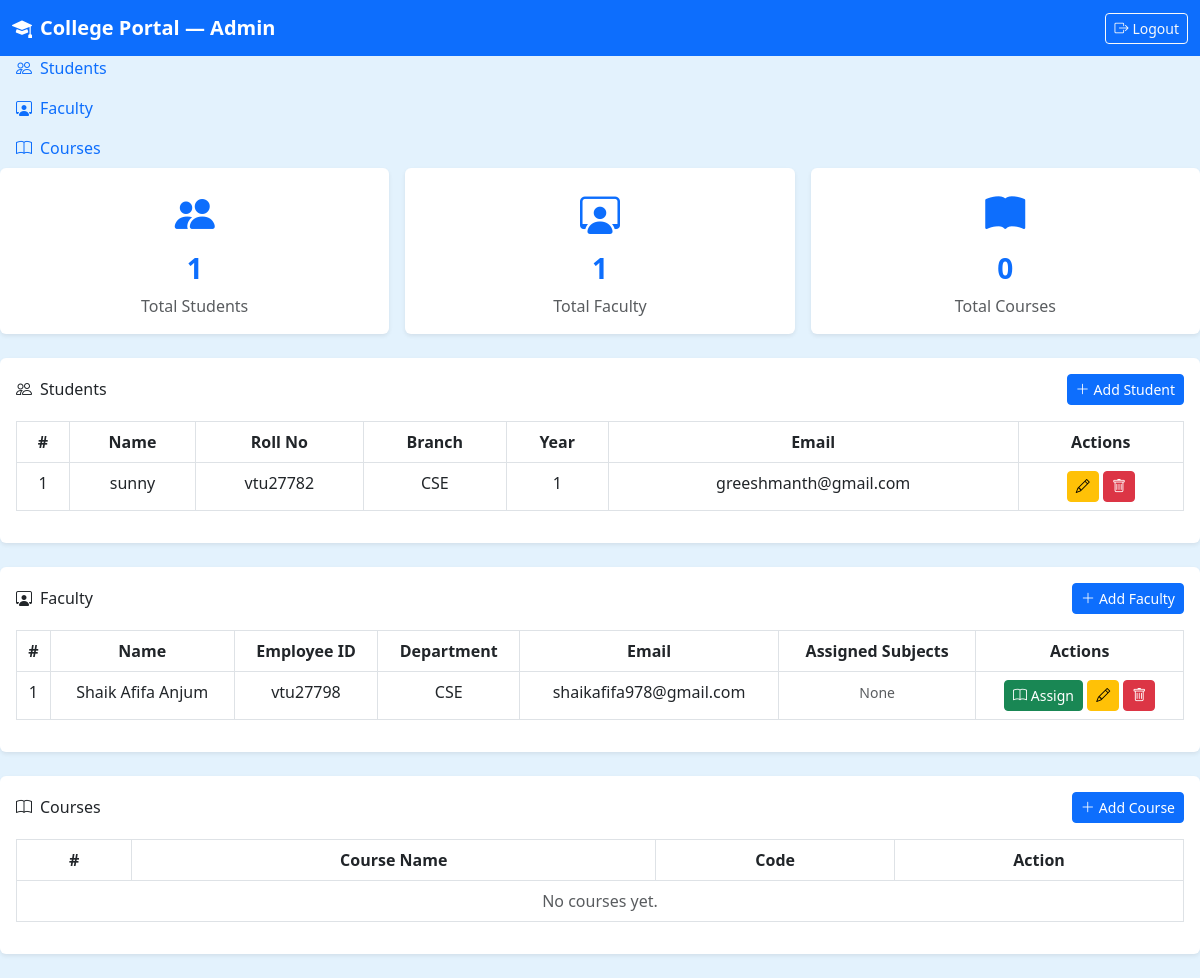
/admin-panel/ (signed in), run on an earlier commit of the app's database.
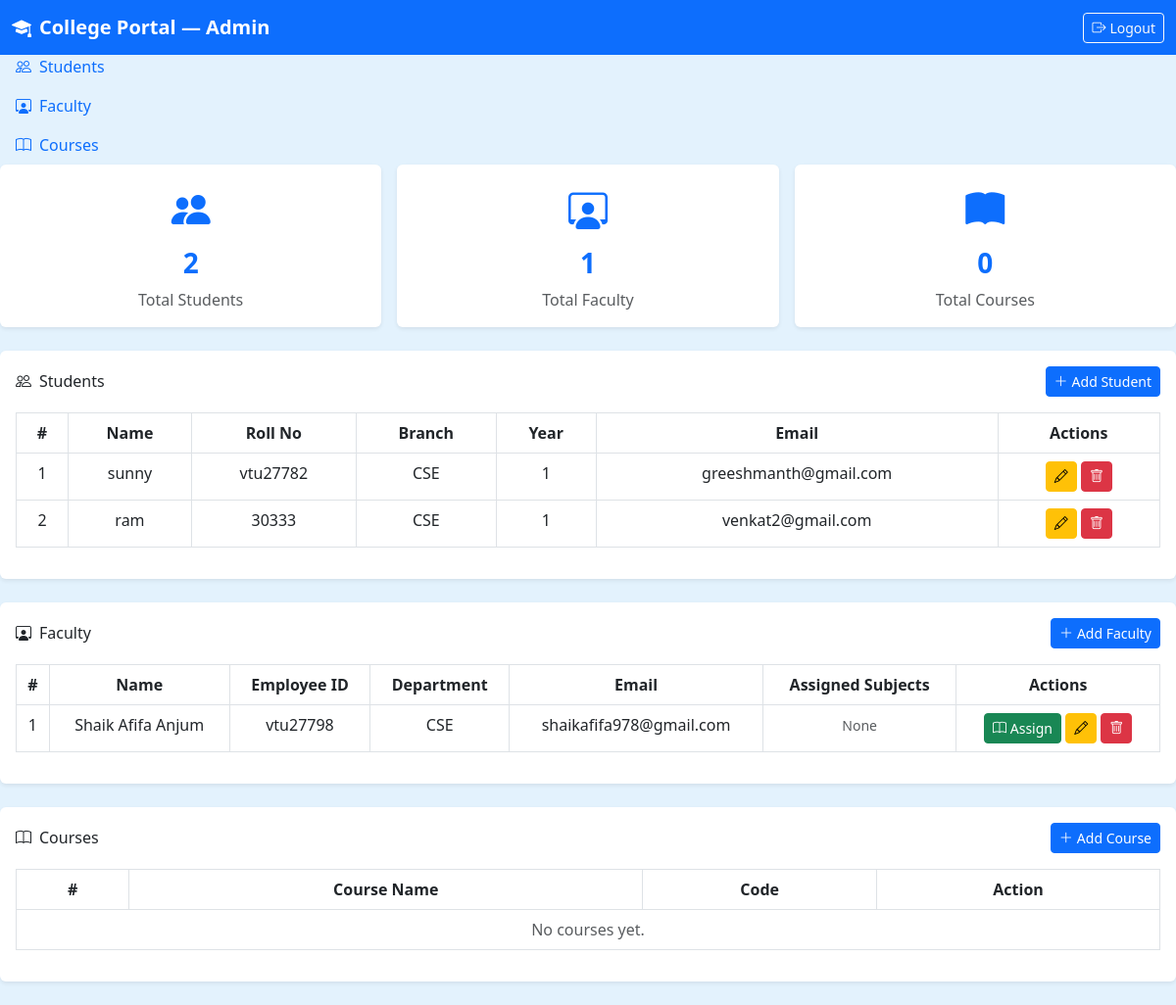
And on a later commit of the database.
### portal/models.py (models this page shows, shortened)
class Student(models.Model):
    user        = models.OneToOneField(User, on_delete=models.CASCADE)
    name        = models.CharField(max_length=100)
    roll_number = models.CharField(max_length=20, unique=True)
    branch      = models.CharField(max_length=20)
    year        = models.IntegerField()
    semester    = models.IntegerField(default=1)
    dob         = models.DateField()
    email       = models.EmailField()
    phone       = models.CharField(max_length=10)
    photo       = models.ImageField(upload_to='student_photos/', blank=True, null=True)

class Faculty(models.Model):
    user        = models.OneToOneField(User, on_delete=models.CASCADE)
    name        = models.CharField(max_length=100)
    employee_id = models.CharField(max_length=20, unique=True)
    department  = models.CharField(max_length=20)
    email       = models.EmailField()
    phone       = models.CharField(max_length=10)
    class Meta:
        verbose_name_plural = "Faculty"

### portal/views.py (the view)
# urls.py: path('admin-panel/',                          views.admin_dashboard,  name='admin_dashboard'),
@login_required(login_url='login')
def admin_dashboard(request):
    if not request.user.is_staff:
        return redirect('login')
    return render(request, 'portal/admin_dashboard.html', {
        'students':       Student.objects.all(),
        'faculty_list':   Faculty.objects.all(),
        'courses':        Course.objects.all(),
        'total_students': Student.objects.count(),
        'total_faculty':  Faculty.objects.count(),
        'total_courses':  Course.objects.count(),
    })

### portal/templates/portal/admin_dashboard.html (shortened to what this page needs)
{% load static %}
<!doctype html>
<html lang="en">
  <head>
    <link
      href="https://cdn.jsdelivr.net/npm/bootstrap@5.3.0/dist/css/bootstrap.min.css"
      rel="stylesheet"
    />
    <link
      href="https://cdn.jsdelivr.net/npm/bootstrap-icons@1.10.5/font/bootstrap-icons.css"
      rel="stylesheet"
    />
    <link rel="stylesheet" href="{% static 'portal/css/style.css' %}" />
  </head>
  <body>
    <nav class="navbar navbar-dark bg-primary fixed-top">
      <div class="container-fluid">
        <span class="navbar-brand fw-bold"
          ><i class="bi bi-mortarboard-fill me-2"></i>College Portal —
          Admin</span
        >
        <a href="{% url 'logout' %}" class="btn btn-outline-light btn-sm">
          <i class="bi bi-box-arrow-right me-1"></i>Logout
        </a>
      </div>
    </nav>
    <div class="sidebar d-none d-md-block">
      <ul class="nav flex-column mt-2">
        <li class="nav-item">
          <a class="nav-link active" href="#stats"
            >Overview</a
          >
        </li>
        <li class="nav-item">
          <a class="nav-link" href="#students"
            ><i class="bi bi-people me-2"></i>Students</a
          >
        </li>
        <li class="nav-item">
          <a class="nav-link" href="#faculty"
            ><i class="bi bi-person-workspace me-2"></i>Faculty</a
          >
        </li>
        <li class="nav-item">
          <a class="nav-link" href="#courses"
            ><i class="bi bi-book me-2"></i>Courses</a
          >
        </li>
      </ul>
    </div>
    <div class="main-content">
      <div id="stats" class="row g-3 mb-4">
        <div class="col-md-4">
          <div class="card border-0 shadow-sm text-center p-3">
            <i class="bi bi-people-fill fs-1 text-primary mb-2"></i>
            <h3 class="fw-bold text-primary">{{ total_students }}</h3>
            <p class="text-muted mb-0">Total Students</p>
          </div>
        </div>
        <div class="col-md-4">
          <div class="card border-0 shadow-sm text-center p-3">
            <i class="bi bi-person-workspace fs-1 text-primary mb-2"></i>
            <h3 class="fw-bold text-primary">{{ total_faculty }}</h3>
            <p class="text-muted mb-0">Total Faculty</p>
          </div>
        </div>
        <div class="col-md-4">
          <div class="card border-0 shadow-sm text-center p-3">
            <i class="bi bi-book-fill fs-1 text-primary mb-2"></i>
            <h3 class="fw-bold text-primary">{{ total_courses }}</h3>
            <p class="text-muted mb-0">Total Courses</p>
          </div>
        </div>
      </div>
      <div id="students" class="card border-0 shadow-sm mb-4">
        <div class="card-body">
          <div class="d-flex justify-content-between align-items-center mb-3">
            <p class="section-title mb-0">
              <i class="bi bi-people me-2"></i>Students
            </p>
            <button
              class="btn btn-primary btn-sm"
              data-bs-toggle="modal"
              data-bs-target="#addStudentModal"
            >
              <i class="bi bi-plus-lg me-1"></i>Add Student
            </button>
          </div>
          <div class="table-responsive">
            <table class="table table-bordered table-hover text-center">
              <thead>
                <tr>
                  <th>#</th>
                  <th>Name</th>
                  <th>Roll No</th>
                  <th>Branch</th>
                  <th>Year</th>
                  <th>Email</th>
                  <th>Actions</th>
                </tr>
              </thead>
              <tbody>
                {% for s in students %}
                <tr>
                  <td>{{ forloop.counter }}</td>
                  <td>{{ s.name }}</td>
                  <td>{{ s.roll_number }}</td>
                  <td>{{ s.branch }}</td>
                  <td>{{ s.year }}</td>
                  <td>{{ s.email }}</td>
                  <td>
                    <a
                      href="{% url 'edit_student' s.id %}"
                      class="btn btn-warning btn-sm"
                    >
                      <i class="bi bi-pencil"></i>
                    </a>
                    <a
                      href="{% url 'delete_student' s.id %}"
                      class="btn btn-danger btn-sm"
                      onclick="return confirm('Delete this student?');"
                    >
                      <i class="bi bi-trash"></i>
                    </a>
                  </td>
                </tr>
                {% empty %}
                <tr>
                  <td colspan="7" class="text-muted">No students yet.</td>
                </tr>
                {% endfor %}
              </tbody>
            </table>
          </div>
        </div>
      </div>
      <div id="faculty" class="card border-0 shadow-sm mb-4">
        <div class="card-body">
          <div class="d-flex justify-content-between align-items-center mb-3">
            <p class="section-title mb-0">
              <i class="bi bi-person-workspace me-2"></i>Faculty
            </p>
            <button
              class="btn btn-primary btn-sm"
              data-bs-toggle="modal"
              data-bs-target="#addFacultyModal"
            >
              <i class="bi bi-plus-lg me-1"></i>Add Faculty
            </button>
          </div>
          <div class="table-responsive">
            <table class="table table-bordered table-hover text-center">
              <thead>
                <tr>
                  <th>#</th>
                  <th>Name</th>
                  <th>Employee ID</th>
                  <th>Department</th>
                  <th>Email</th>
                  <th>Assigned Subjects</th>
                  <th>Actions</th>
                </tr>
              </thead>
              <tbody>
                {% for f in faculty_list %}
                <tr>
                  <td>{{ forloop.counter }}</td>
                  <td>{{ f.name }}</td>
                  <td>{{ f.employee_id }}</td>
                  <td>{{ f.department }}</td>
                  <td>{{ f.email }}</td>
                  <td>
                    {% for s in f.subjects.all %}
                    <span class="badge bg-primary">{{ s.name }}</span>
                    {% empty %}
                    <span class="text-muted small">None</span>
                    {% endfor %}
                  </td>
                  <td>
                    <button
                      class="btn btn-success btn-sm"
                      data-bs-toggle="modal"
                      data-bs-target="#assignSubjectModal"
                      data-faculty-id="{{ f.id }}"
                      data-faculty-name="{{ f.name }}"
                    >
                      <i class="bi bi-book"></i> Assign
                    </button>
                    <a
                      href="{% url 'edit_faculty' f.id %}"
                      class="btn btn-warning btn-sm"
                    >
                      <i class="bi bi-pencil"></i>
                    </a>
                    <a
                      href="{% url 'delete_faculty' f.id %}"
                      class="btn btn-danger btn-sm"
                      onclick="return confirm('Delete this faculty?');"
                    >
                      <i class="bi bi-trash"></i>
                    </a>
                  </td>
                </tr>
                {% empty %}
                <tr>
                  <td colspan="7" class="text-muted">No faculty yet.</td>
                </tr>
                {% endfor %}
              </tbody>
            </table>
          </div>
        </div>
      </div>
      <div id="courses" class="card border-0 shadow-sm mb-4">
        <div class="card-body">
          <div class="d-flex justify-content-between align-items-center mb-3">
            <p class="section-title mb-0">
              <i class="bi bi-book me-2"></i>Courses
            </p>
            <button
              class="btn btn-primary btn-sm"
              data-bs-toggle="modal"
              data-bs-target="#addCourseModal"
            >
              <i class="bi bi-plus-lg me-1"></i>Add Course
            </button>
          </div>
          <div class="table-responsive">
            <table class="table table-bordered table-hover text-center">
              <thead>
                <tr>
                  <th>#</th>
                  <th>Course Name</th>
                  <th>Code</th>
                  <th>Action</th>
                </tr>
              </thead>
              <tbody>
                {% for c in courses %}
                <tr>
                  <td>{{ forloop.counter }}</td>
                  <td>{{ c.name }}</td>
                  <td>{{ c.code }}</td>
                  <td>
                    <a
                      href="{% url 'delete_course' c.id %}"
                      class="btn btn-danger btn-sm"
                      onclick="return confirm('Delete this course?');"
                    >
                      <i class="bi bi-trash"></i>
                    </a>
                  </td>
                </tr>
                {% empty %}
                <tr>
                  <td colspan="4" class="text-muted">No courses yet.</td>
                </tr>
                {% endfor %}
              </tbody>
            </table>
          </div>
        </div>
      </div>
    </div>
  </body>
</html>

### portal/static/portal/css/style.css (style rules this page uses)
:root { --primary-blue: #0d47a1; --light-blue: #1565c0; --pale-blue: #e3f2fd; --white: #ffffff; --text-dark: #1a1a1a; }
body { background-color: var(--pale-blue); font-family: "Segoe UI", Arial, sans-serif; color: var(--text-dark); }

What changed in the data, as far as the page shows it:
added Student: name "ram", roll_number "30333", branch "CSE", year "1", email "venkat2@gmail.com"
Also different on the page:
{{ total_students }}: "1" → "2"
